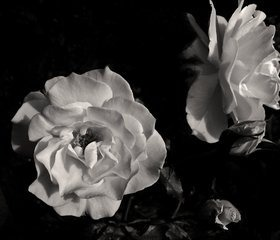
#> input picture Aeronav/Assignment_2/image_1.jpg, 280 x 240 px
$ python 2.py
#> lines starting #> are read from the running program, lines starting #| are printed output that depends on the picture; after the words box and inside, x2 and y2 are one past the last pixel; in counts of white or black regions, pixels touching at a corner belong together
import numpy as np
import cv2

img = cv2.imread("image_1.jpg")
#> img is the input picture: shape (240, 280, 3); mean B, G, R 51.1, 52.7, 54.5
gray_img = cv2.cvtColor(img, cv2.COLOR_BGR2GRAY)
_,binary_inv=cv2.threshold(gray_img,127,255,cv2.THRESH_BINARY_INV)
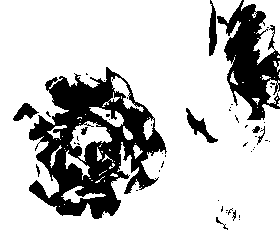
#> binary_inv: shape (240, 280); 77.9% white; 51 black regions (40 under 20 px), largest, box (x1, y1, x2, y2) and area: (29, 67, 167, 219) 9879, (217, 0, 280, 120) 3781, (186, 108, 218, 143) 334
cv2.imshow('threshold binary inv', binary_inv)
cv2.imwrite("req2.jpg", binary_inv)
cv2.waitKey(0)
cv2.destroyAllWindows()

$ run again, with Aeronav/Assignment_2/image_2.jpg copied over Aeronav/Assignment_2/image_1.jpg
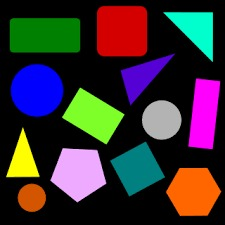
#> input picture Aeronav/Assignment_2/image_2.jpg, 225 x 225 px
#> img is the input picture: shape (225, 225, 3); mean B, G, R 50.3, 47, 56.9
#> `gray_img = cv2.cvtColor(img, cv2.COLOR_BGR2GRAY)`:
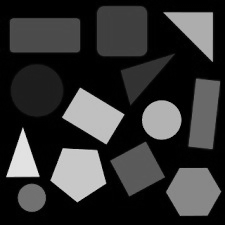
#> gray_img: shape (225, 225); min 0, max 232, mean 50.3
#> `_,binary_inv=cv2.threshold(gray_img,127,255,cv2.THRESH_BINARY_INV)`:
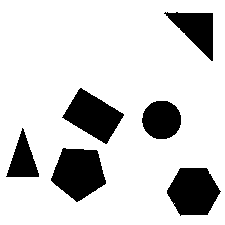
#> binary_inv: shape (225, 225); 82.2% white; 6 black regions, box (x1, y1, x2, y2) and area: (51, 148, 106, 202) 2047, (167, 168, 221, 216) 1906, (62, 88, 124, 144) 1811, (164, 12, 213, 61) 1224, (142, 101, 181, 139) 1183, (6, 128, 39, 177) 840
